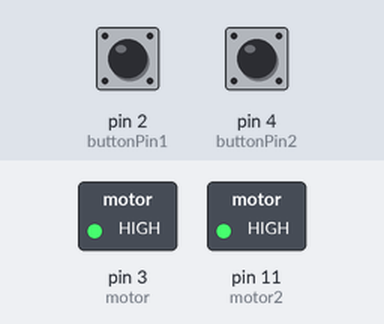
A sketch run on a simulated Arduino Uno, built with avr-gcc and run on an emulated ATmega328P. Shown: switched loads named in the sketch (green lamp = pin HIGH). The inputs (shaded band) are chosen by the test bench; at power-on: pin 2 (buttonPin1) LOW, pin 4 (buttonPin2) LOW.

Above: at 1.2 s.
1.3 s: pin 2 (buttonPin1) pulled HIGH for 0.15 s
At 1.4 s:
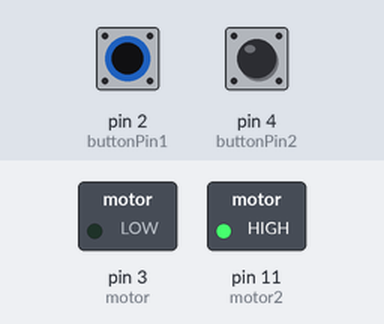
3.0 s: pin 4 (buttonPin2) pulled HIGH for 0.15 s
At 3.1 s:
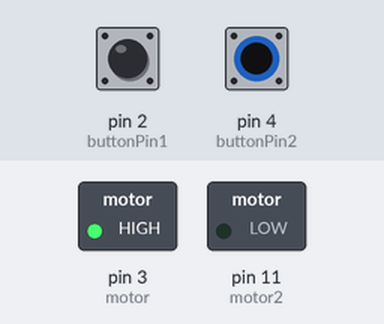
4.7 s: pin 4 (buttonPin2) pulled HIGH for 3.2 s
At 9.1 s:
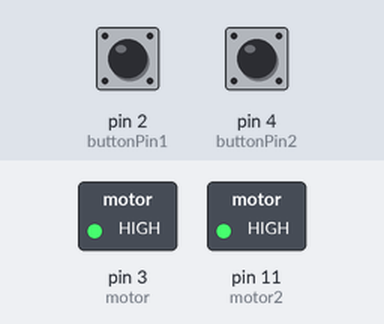
9.4 s: pin 2 (buttonPin1) pulled HIGH for 3.2 s
At 10.3 s:
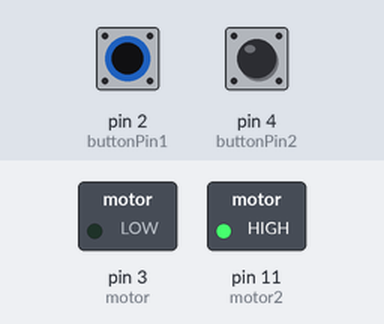
14.1 s: pin 2 (buttonPin1) driven HIGH and pin 4 (buttonPin2) driven HIGH
At 15.1 s:
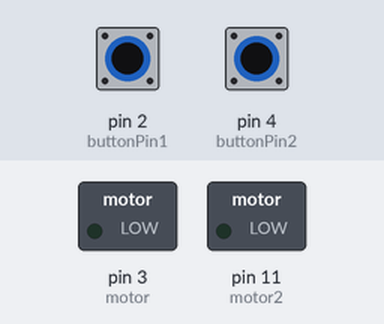
Timing chart, 0 to 16.6 s (numbered marks = the images above; inputs shaded):
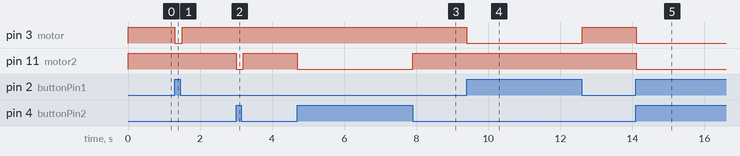

Measured:
- after the input at 1.3 s, pin 3 (motor): HIGH → LOW at once, → HIGH 0.20 s later
- after the input at 3.0 s, pin 11 (motor2): HIGH → LOW at once, → HIGH 0.20 s later
- after the input at 4.7 s, pin 11 (motor2): HIGH → LOW at once, → HIGH 3.2 s later
- after the input at 9.4 s, pin 3 (motor): HIGH → LOW at once, → HIGH 3.2 s later
- after the input at 14.1 s, pin 3 (motor), pin 11 (motor2): HIGH → LOW at once

The sketch:

SimpleMotor_twoButtons.ino
```cpp
/*
This sketch is designed for a boat with two motors, and two buttons. The buttons are meant to act as
edge detection - If one button is pressed, one motor stops, therefore the boat can steer away from the
obstacle.

See levinegabriella.com/teaching for step by step on construction, code, and circuit

Two circuits include : button :
 http://www.arduino.cc/en/Tutorial/Button

 and powering a high current load using a transistor : see


*/
// constants won't change. They're used here to
// set pin numbers:

const int buttonPin1 = 2;     // the number of the pushbutton pin
const int buttonPin2 = 4;
const int motor =  3;      // the number of the LED pin
const int motor2=11;

// variables will change:
int buttonState = 0;         // variable for reading the pushbutton status
int buttonState1  =0;
void setup() {
  Serial.begin(9600);
  // initialize the LED pin as an output:
  pinMode(motor, OUTPUT);
  pinMode(motor2, OUTPUT);
  // initialize the pushbutton pin as an input:
  pinMode(buttonPin1, INPUT);
  pinMode(buttonPin2, INPUT);
}

void loop(){

  // read the state of the pushbutton value:
  buttonState1 = digitalRead(buttonPin1);
  buttonState = digitalRead(buttonPin2);

  digitalWrite(motor, HIGH);
  digitalWrite(motor2, HIGH);
  button();

  delay(100);


}
void button(){
  // check if the pushbutton is pressed.
  // if it is, the buttonState is HIGH:
  if (buttonState1 == HIGH) {
    // turn LED on:
    digitalWrite(motor, LOW);
  }
  else {
    // turn LED off:
    digitalWrite(motor, HIGH);
  }
  if (buttonState == HIGH) {
    // turn LED on:
    digitalWrite(motor2, LOW);
  }
  else {
    // turn LED off:
    digitalWrite(motor2, HIGH);
  }
}

//check this
//make a readme explaining all the tutorials - beginners etc others
//make a list on github of your website and other tutorials
//start a google group
//make a LIST Of learning resources
```
